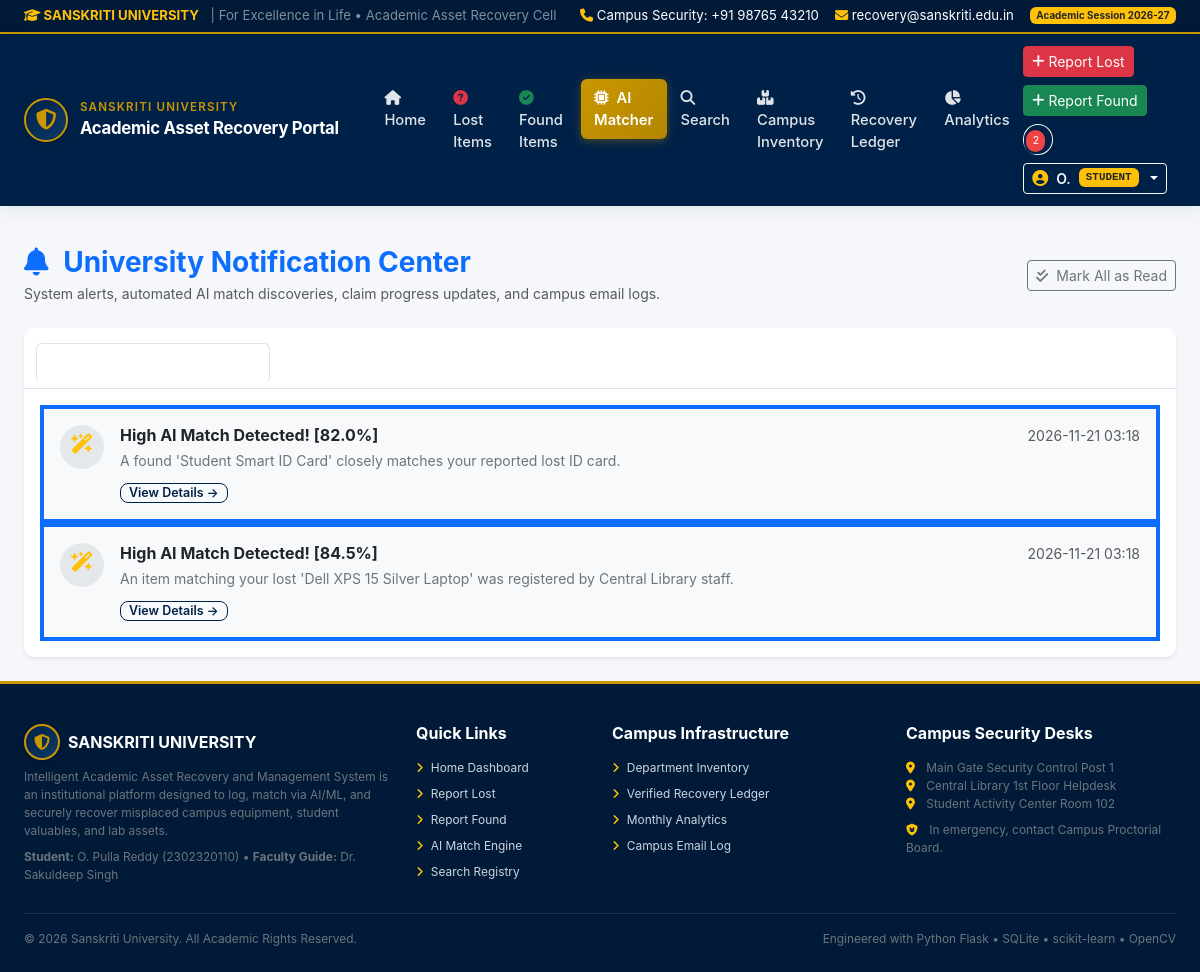
Page /notifications (signed in) on the committed database.
### tables this page shows
CREATE TABLE users (
        id INTEGER PRIMARY KEY AUTOINCREMENT,
        name TEXT NOT NULL,
        email TEXT UNIQUE NOT NULL,
        password_hash TEXT NOT NULL,
        role TEXT NOT NULL DEFAULT 'student',
        department TEXT NOT NULL,
        id_number TEXT NOT NULL,
        phone TEXT,
        avatar TEXT DEFAULT 'default_avatar.png',
        created_at TIMESTAMP DEFAULT CURRENT_TIMESTAMP
    );

CREATE TABLE notifications (
        id INTEGER PRIMARY KEY AUTOINCREMENT,
        user_id INTEGER NOT NULL,
        title TEXT NOT NULL,
        message TEXT NOT NULL,
        type TEXT NOT NULL DEFAULT 'system',
        link TEXT,
        is_read INTEGER DEFAULT 0,
        created_at TIMESTAMP DEFAULT CURRENT_TIMESTAMP,
        FOREIGN KEY (user_id) REFERENCES users (id) ON DELETE CASCADE
    );

### app.py (the view)
@app.route('/notifications')
@login_required
def notifications_view():
    user = get_current_user()
    notifs = database.query_db("SELECT * FROM notifications WHERE user_id = ? ORDER BY id DESC", (user['id'],))
    email_logs = database.query_db("SELECT * FROM email_logs WHERE recipient_email = ? OR ? IN ('admin', 'staff') ORDER BY id DESC LIMIT 20", (user['email'], user['role']))
    return render_template('notifications/notifications.html', notifications=notifs, email_logs=email_logs)

### templates/notifications/notifications.html (shortened to what this page needs)
{% extends 'base.html' %}
{% block content %}
<div class="container-fluid px-4">
    <div class="d-flex flex-column flex-md-row justify-content-between align-items-md-center mb-4 gap-3">
        <div>
            <h3 class="fw-bold mb-1 text-primary">
                <i class="fa-solid fa-bell me-2"></i> University Notification Center
            </h3>
            <p class="text-muted small mb-0">System alerts, automated AI match discoveries, claim progress updates, and campus email logs.</p>
        </div>
        <div class="d-flex gap-2">
            <form method="POST" action="{{ url_for('mark_all_notifications_read') }}">
                <button type="submit" class="btn btn-sm btn-outline-secondary">
                    <i class="fa-solid fa-check-double me-1"></i> Mark All as Read
                </button>
            </form>
        </div>
    </div>
    <div class="card shadow-sm border-0">
        <div class="card-header bg-white border-bottom">
            <ul class="nav nav-tabs card-header-tabs" role="tablist">
                <li class="nav-item">
                    <button class="nav-link active fw-bold text-primary" data-bs-toggle="tab" data-bs-target="#in-app-notifs" type="button">
                        <i class="fa-solid fa-inbox me-1"></i> In-Portal Notifications ({{ notifications|length }})
                    </button>
                </li>
                <li class="nav-item">
                    <button class="nav-link fw-bold text-dark" data-bs-toggle="tab" data-bs-target="#email-logs" type="button">
                        <i class="fa-solid fa-envelope-open-text me-1"></i> Simulated Campus Email Alerts ({{ email_logs|length }})
                    </button>
                </li>
            </ul>
        </div>
        <div class="card-body p-3">
            <div class="tab-content">
                <div class="tab-pane fade show active" id="in-app-notifs" role="tabpanel">
                    <div class="list-group list-group-flush">
                        {% for n in notifications %}
                        <div class="list-group-item p-3 border-bottom d-flex align-items-start gap-3 {% if not n.is_read %}bg-light border-start border-4 border-primary{% endif %}">
                            <div class="p-2 rounded-circle text-center" style="width: 44px; height: 44px; background: rgba(0, 33, 71, 0.08);">
                                {% if n.type == 'match' %}
                                    <i class="fa-solid fa-wand-magic-sparkles text-warning fs-5"></i>
                                {% elif n.type == 'claim' %}
                                    <i class="fa-solid fa-file-shield text-success fs-5"></i>
                                {% elif n.type == 'escalation' %}
                                    <i class="fa-solid fa-triangle-exclamation text-danger fs-5"></i>
                                {% else %}
                                    <i class="fa-solid fa-bell text-primary fs-5"></i>
                                {% endif %}
                            </div>
                            <div class="flex-grow-1">
                                <div class="d-flex justify-content-between align-items-center mb-1">
                                    <h6 class="fw-bold mb-0 text-dark">{{ n.title }}</h6>
                                    <span class="small text-muted">{{ n.created_at | format_dt }}</span>
                                </div>
                                <p class="small text-secondary mb-2">{{ n.message }}</p>
                                {% if n.link %}
                                    <a href="{{ n.link }}" class="btn btn-sm btn-su-outline py-0 px-2" style="font-size: 0.78rem;">
                                        View Details &rarr;
                                    </a>
                                {% endif %}
                            </div>
                        </div>
                        {% else %}
                        <div class="text-center py-5 text-muted">
                            <i class="fa-regular fa-bell-slash fa-3x mb-2 text-muted"></i>
                            <h6>No notifications right now</h6>
                            <p class="small">You will be alerted here when potential matches are identified or claim status updates occur.</p>
                        </div>
                        {% endfor %}
                    </div>
                </div>
            </div>
        </div>
    </div>
</div>
{% endblock %}

### templates/base.html (shortened to what this page needs)
<!DOCTYPE html>
<html lang="en">
<head>
    <link href="https://cdn.jsdelivr.net/npm/bootstrap@5.3.3/dist/css/bootstrap.min.css" rel="stylesheet">
    <link rel="stylesheet" href="https://cdnjs.cloudflare.com/ajax/libs/font-awesome/6.5.2/css/all.min.css">
    <link rel="stylesheet" href="{{ url_for('static', filename='css/style.css') }}">
</head>
<body>
    <div class="su-topbar d-none d-md-block">
        <div class="container-fluid px-4 d-flex justify-content-between align-items-center">
            <div>
                <span class="fw-bold text-warning me-2"><i class="fa-solid fa-graduation-cap"></i> SANSKRITI UNIVERSITY</span>
                <span class="text-white-50">| For Excellence in Life &bull; Academic Asset Recovery Cell</span>
            </div>
            <div class="d-flex align-items-center gap-3">
                <span><i class="fa-solid fa-phone text-warning"></i> Campus Security: +91 98765 43210</span>
                <span><i class="fa-solid fa-envelope text-warning"></i> recovery@sanskriti.edu.in</span>
                <span class="badge bg-warning text-dark fw-bold">Academic Session 2026-27</span>
            </div>
        </div>
    </div>
    <nav class="navbar navbar-expand-lg su-navbar sticky-top">
        <div class="container-fluid px-4">
            <a class="navbar-brand" href="{{ url_for('index') }}">
                <div class="uni-crest-icon">
                    <i class="fa-solid fa-shield-halved"></i>
                </div>
                <div>
                    <span class="university-tag">Sanskriti University</span>
                    <span class="system-title">Academic Asset Recovery Portal</span>
                </div>
            </a>
            <div class="collapse navbar-collapse" id="suNavbarNav">
                <ul class="navbar-nav me-auto mb-2 mb-lg-0 ms-lg-3">
                    <li class="nav-item">
                        <a class="nav-link {% if request.endpoint == 'index' %}active{% endif %}" href="{{ url_for('index') }}">
                            <i class="fa-solid fa-house me-1"></i> Home
                        </a>
                    </li>
                    <li class="nav-item">
                        <a class="nav-link {% if request.endpoint == 'list_lost' %}active{% endif %}" href="{{ url_for('list_lost') }}">
                            <i class="fa-solid fa-circle-question text-danger me-1"></i> Lost Items
                        </a>
                    </li>
                    <li class="nav-item">
                        <a class="nav-link {% if request.endpoint == 'list_found' %}active{% endif %}" href="{{ url_for('list_found') }}">
                            <i class="fa-solid fa-circle-check text-success me-1"></i> Found Items
                        </a>
                    </li>
                    <li class="nav-item">
                        <a class="nav-link special-gold {% if request.endpoint == 'ai_matching_center' %}active{% endif %} ms-lg-1" href="{{ url_for('ai_matching_center') }}">
                            <i class="fa-solid fa-microchip me-1"></i> AI Matcher
                        </a>
                    </li>
                    <li class="nav-item">
                        <a class="nav-link {% if request.endpoint == 'search_assets' %}active{% endif %}" href="{{ url_for('search_assets') }}">
                            <i class="fa-solid fa-magnifying-glass me-1"></i> Search
                        </a>
                    </li>
                    <li class="nav-item">
                        <a class="nav-link {% if request.endpoint == 'institutional_assets' %}active{% endif %}" href="{{ url_for('institutional_assets') }}">
                            <i class="fa-solid fa-boxes-stacked me-1"></i> Campus Inventory
                        </a>
                    </li>
                    <li class="nav-item">
                        <a class="nav-link {% if request.endpoint == 'recovery_history' %}active{% endif %}" href="{{ url_for('recovery_history') }}">
                            <i class="fa-solid fa-clock-rotate-left me-1"></i> Recovery Ledger
                        </a>
                    </li>
                    <li class="nav-item">
                        <a class="nav-link {% if request.endpoint == 'reports_statistics' %}active{% endif %}" href="{{ url_for('reports_statistics') }}">
                            <i class="fa-solid fa-chart-pie me-1"></i> Analytics
                        </a>
                    </li>
                </ul>
                <div class="d-flex align-items-center gap-2 flex-wrap">
                    {% if current_user %}
                        <a href="{{ url_for('report_lost') }}" class="btn btn-sm btn-danger d-flex align-items-center gap-1 shadow-sm">
                            <i class="fa-solid fa-plus"></i> Report Lost
                        </a>
                        <a href="{{ url_for('report_found') }}" class="btn btn-sm btn-success d-flex align-items-center gap-1 shadow-sm">
                            <i class="fa-solid fa-plus"></i> Report Found
                        </a>
                        <div class="position-relative me-2">
                            <a href="{{ url_for('notifications_view') }}" class="btn btn-outline-light btn-sm rounded-circle px-2" title="Notifications">
                                {% if unread_notifs_count > 0 %}
                                    <span class="notif-badge">{{ unread_notifs_count }}</span>
                                {% endif %}
                            </a>
                        </div>
                        <div class="dropdown">
                            <button class="btn btn-outline-light btn-sm dropdown-toggle d-flex align-items-center gap-2" type="button" data-bs-toggle="dropdown" aria-expanded="false">
                                <i class="fa-solid fa-user-circle fs-6 text-warning"></i>
                                <span class="fw-semibold">{{ current_user.name.split()[0] }}</span>
                                <span class="badge bg-warning text-dark text-uppercase font-monospace" style="font-size: 0.68rem;">{{ current_user.role }}</span>
                            </button>
                        </div>
                    {% endif %}
                </div>
            </div>
        </div>
    </nav>
    <main class="flex-grow-1 py-4">
        {% block content %}{% endblock %}
    </main>
    <footer class="su-footer">
        <div class="container-fluid px-4">
            <div class="row g-4">
                <div class="col-lg-4 col-md-6">
                    <div class="d-flex align-items-center gap-2 mb-2">
                        <div class="uni-crest-icon" style="width:36px; height:36px; font-size:1rem;">
                            <i class="fa-solid fa-shield-halved"></i>
                        </div>
                        <h6 class="text-white mb-0 fw-bold">SANSKRITI UNIVERSITY</h6>
                    </div>
                    <p class="small text-secondary mb-2">
                        Intelligent Academic Asset Recovery and Management System is an institutional platform designed to log, match via AI/ML, and securely recover misplaced campus equipment, student valuables, and lab assets.
                    </p>
                    <div class="small text-secondary">
                        <strong>Student:</strong> O. Pulla Reddy (2302320110) &bull; <strong>Faculty Guide:</strong> Dr. Sakuldeep Singh
                    </div>
                </div>
                <div class="col-lg-2 col-md-6 col-6">
                    <h6 class="text-white fw-bold mb-3">Quick Links</h6>
                    <ul class="list-unstyled small d-flex flex-column gap-2">
                        <li><a href="{{ url_for('index') }}"><i class="fa-solid fa-angle-right me-1 text-warning"></i> Home Dashboard</a></li>
                        <li><a href="{{ url_for('report_lost') }}"><i class="fa-solid fa-angle-right me-1 text-warning"></i> Report Lost</a></li>
                        <li><a href="{{ url_for('report_found') }}"><i class="fa-solid fa-angle-right me-1 text-warning"></i> Report Found</a></li>
                        <li><a href="{{ url_for('ai_matching_center') }}"><i class="fa-solid fa-angle-right me-1 text-warning"></i> AI Match Engine</a></li>
                        <li><a href="{{ url_for('search_assets') }}"><i class="fa-solid fa-angle-right me-1 text-warning"></i> Search Registry</a></li>
                    </ul>
                </div>
                <div class="col-lg-3 col-md-6 col-6">
                    <h6 class="text-white fw-bold mb-3">Campus Infrastructure</h6>
                    <ul class="list-unstyled small d-flex flex-column gap-2">
                        <li><a href="{{ url_for('institutional_assets') }}"><i class="fa-solid fa-angle-right me-1 text-warning"></i> Department Inventory</a></li>
                        <li><a href="{{ url_for('recovery_history') }}"><i class="fa-solid fa-angle-right me-1 text-warning"></i> Verified Recovery Ledger</a></li>
                        <li><a href="{{ url_for('reports_statistics') }}"><i class="fa-solid fa-angle-right me-1 text-warning"></i> Monthly Analytics</a></li>
                        <li><a href="{{ url_for('email_logs_view') }}"><i class="fa-solid fa-angle-right me-1 text-warning"></i> Campus Email Log</a></li>
                    </ul>
                </div>
                <div class="col-lg-3 col-md-6">
                    <h6 class="text-white fw-bold mb-3">Campus Security Desks</h6>
                    <p class="small text-secondary mb-1">
                        <i class="fa-solid fa-location-dot text-warning me-2"></i> Main Gate Security Control Post 1<br>
                        <i class="fa-solid fa-location-dot text-warning me-2"></i> Central Library 1st Floor Helpdesk<br>
                        <i class="fa-solid fa-location-dot text-warning me-2"></i> Student Activity Center Room 102
                    </p>
                    <p class="small text-secondary mt-2">
                        <i class="fa-solid fa-shield-cat text-warning me-2"></i> In emergency, contact Campus Proctorial Board.
                    </p>
                </div>
            </div>
            <hr class="border-secondary my-3 opacity-25">
            <div class="d-flex flex-column flex-md-row justify-content-between align-items-center small text-secondary">
                <div>&copy; 2026 Sanskriti University. All Academic Rights Reserved.</div>
                <div>Engineered with Python Flask &bull; SQLite &bull; scikit-learn &bull; OpenCV</div>
            </div>
        </div>
    </footer>
</body>
</html>

### rows in the picture
users: name "O.", role "STUDENT"
notifications: type "match" (drawn), title "High AI Match Detected! [82.0%]", created_at "2026-11-21 03:18", message "A found 'Student Smart ID Card' closely matches your reported lost ID card."
notifications: type "match" (drawn), title "High AI Match Detected! [84.5%]", created_at "2026-11-21 03:18", message "An item matching your lost 'Dell XPS 15 Silver Laptop' was registered by Central Library staff."

### other values in the picture
{{ unread_notifs_count }} "2"
